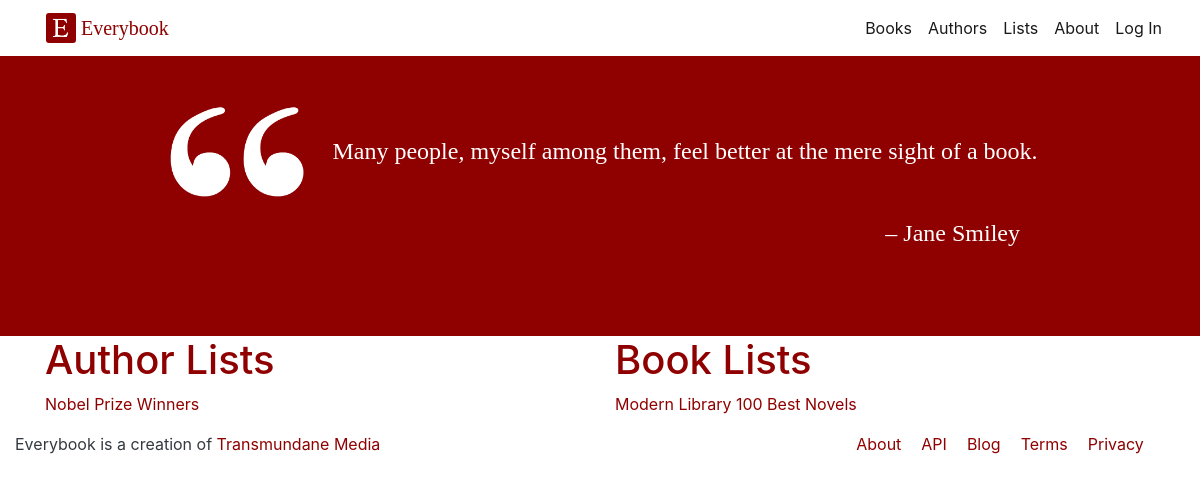
Page /lists/ on the committed database.
### authors/models.py (models this page shows, shortened)
class AuthorList(models.Model):
	awards = 'awards'
	editorial = 'editorial'
	LIST_KINDS = (
		(awards, 'awards',),
		(editorial, 'editorial',),
	)
	kind = models.CharField(max_length=20, choices=LIST_KINDS)
	name = models.CharField(max_length=200)
	slug = models.SlugField(max_length=50)
	list_desc = models.TextField()
	list_image = models.ImageField(null=True, blank=True, upload_to='list_images')
	def get_absolute_url(self):
		return reverse('authors:generic_author_list', kwargs={'kind': self.kind, 'slug': self.slug, 'authorlist_id': self.id})

### books/models.py (models this page shows, shortened)
class BookList(models.Model):
	awards = 'awards'
	editorial = 'editorial'
	LIST_KINDS = (
		(awards, 'awards',),
		(editorial, 'editorial',),
	)
	kind = models.CharField(max_length=20, choices=LIST_KINDS)
	name = models.CharField(max_length=200)
	slug = models.SlugField(max_length=50)
	list_desc = models.TextField()
	list_image = models.ImageField(null=True, blank=True, upload_to='list_images')
	def get_absolute_url(self):
		return reverse('books:generic_list', kwargs={'kind': self.kind, 'slug': self.slug, 'booklist_id': self.id})

### home/views.py (the view)
# urls.py: path('lists/', AllLists.as_view(), name='author_lists'),
class AllLists(TemplateView):
    template_name = 'home/all_lists.html'
    def get_context_data(self, **kwargs):
        context = super().get_context_data(**kwargs)
        context['author_lists'] = AuthorList.objects.all()
        context['book_lists'] = BookList.objects.filter(kind='editorial')
        return context

### home/templates/home/all_lists.html
{% extends "base.html" %}
{% load static %}
{% block content %}
	<section class="jumbotron jumbotron-fluid libro-jumbotron list-detail-jumbotron">
		<div class="lines-wrapper">
			<div class="left-quotes" style="background-image: url({% static 'leftquotes.png' %})">
			</div>
				<div class="first-lines">
					Many people, myself among them, feel better at the mere sight of a book.
				</div>
			</div>
			<h4 class="libre text-white quote-attr">
			– Jane Smiley
			</h4>
</section>
<div class="container list-container">
	<div class="row">
		<div class="col">
			<a href="../authors/lists"><h1>Author Lists</h1></a>
			{% for list in author_lists %}
				<a href="{{ list.get_absolute_url }}"><p>{{ list.name }}</p></a>
			{% endfor %}
		</div>
		<div class="col">
			<a href="../books/lists"><h1>Book Lists</h1></a>
			{% for list in book_lists %}
				<a href="{{ list.get_absolute_url }}"><p>{{ list.name }}</p></a>
			{% endfor %}
		</div>
	</div>
</div>
{% endblock %}

### staticfiles/home.css (style rules this page uses)
a { color: #8F0000; }
.libre { font-family: "Libre Baskerville", serif; }
.jumbotron { margin-bottom: 0; }
.libro-jumbotron { height: 35vh; padding-top: 0; padding-bottom: 0; position: relative; }
div.lines-wrapper { width: 75%; display: flex; position: relative; justify-content: center; align-items: center; margin: 0 auto; top: 25%; transform: translateY(-25%); -webkit-transform: translateY(-25%); }
.quote-attr { float: right; margin-right: 15%; position: relative; top: 25%; transform: translateY(-25%); -webkit-transform: translateY(-25%); }
div.lines-wrapper div.left-quotes { height: 100px; min-width: 150px; background-size: cover; margin-right: 20px; }
div.first-lines { color: #ffffff; font-family: "Libre Baskerville", serif; font-size: 1.5rem; }
.list-detail-jumbotron { background: #8F0000; }

### rows in the picture
AuthorList: name "Nobel Prize Winners"
BookList: name "Modern Library 100 Best Novels"
